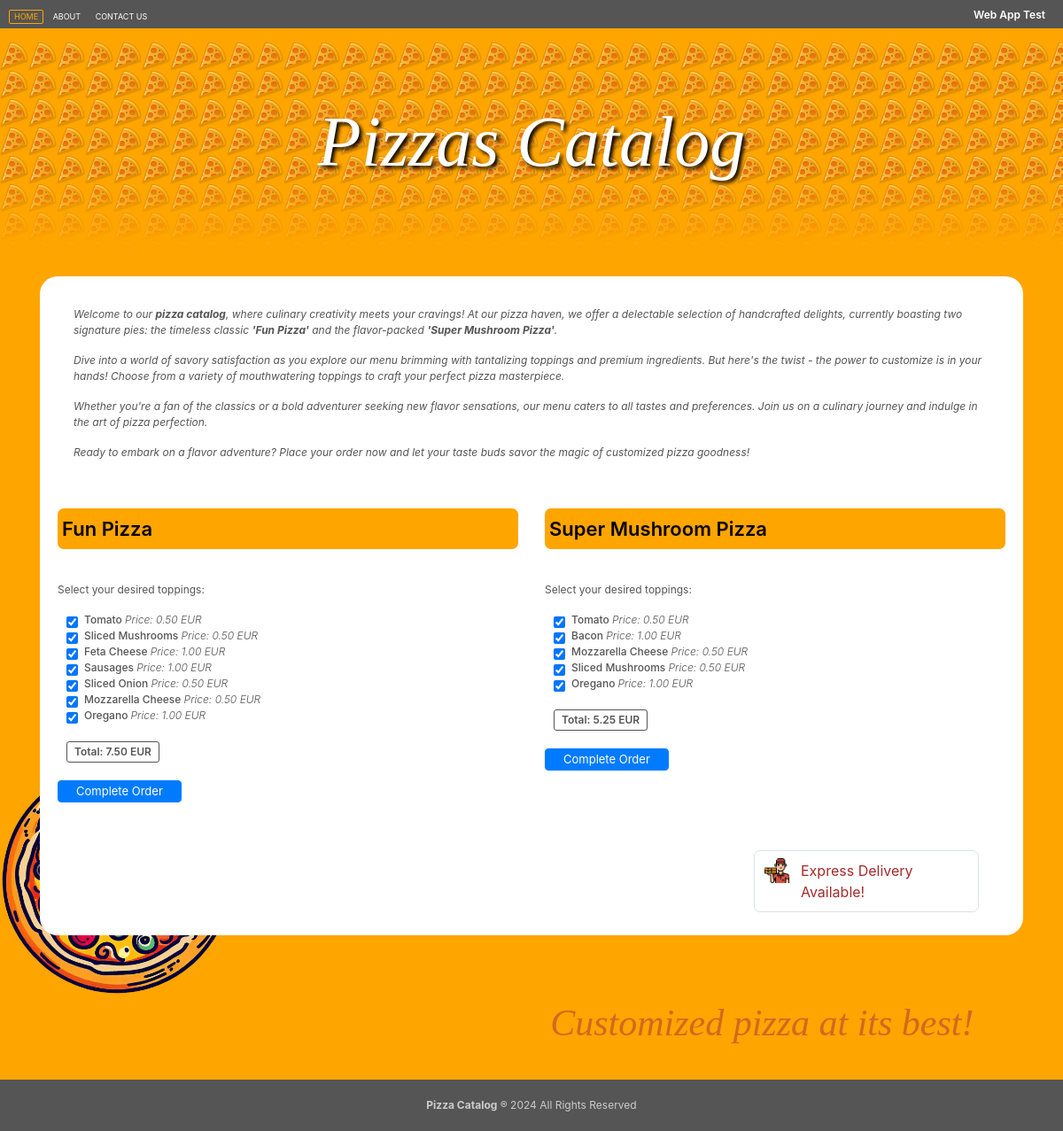
The page / on the database its author committed.
### tables this page shows
CREATE TABLE `pizzas` (
    `id` INT AUTO_INCREMENT PRIMARY KEY,
    `name` VARCHAR(50) NOT NULL,
    `order_id` INT DEFAULT 0
);

CREATE TABLE `ingredients` (
    `id` INT AUTO_INCREMENT PRIMARY KEY,
    `name` VARCHAR(50) NOT NULL,
    `cost` FLOAT(10,2) DEFAULT 0
);

### src/database.php (called while the page is built, shortened)
<?php
class Database {
    private $host = 'db';
    private $username = 'admin';
    private $password = 'admin';
    private $database = 'db';
    private $connection;
    private $currency = ' EUR';
    public function __construct() {
        $this->connection = new mysqli($this->host, $this->username, $this->password, $this->database);
        return $this->connection;
    }
    public function getConnection() {
        return $this->connection;
    }
    public function getPizzas()
    {
        $pizzas = [];
        $query  = 'SELECT `id`, `name` FROM `pizzas` ORDER BY `order_id` ASC';
        $conn   = $this->getConnection();
        $result = $conn->query($query);
        if ($result->num_rows > 0) {
            $pizzas = $result->fetch_all(MYSQLI_ASSOC);
        }
        return $pizzas;
    }
    public function getIngredientsByPizza(
        $pizza_id = null
    ) {
        $ingredientsByPizza = [];
        $query  = "SELECT   `i`.`id`, `i`.`name`, `i`.`cost`
                FROM        `pizza_ingredients` as `pi`
                JOIN        `ingredients` as `i` ON `pi`.`ingredient_id` = `i`.`id`
                WHERE       `pi`.`pizza_id` = {$pizza_id}
                ORDER BY    `pi`.`order_id` ASC";
        $conn   = $this->getConnection();
        $result = $conn->query($query);
        if ($result->num_rows > 0) {
            $ingredientsByPizza = $result->fetch_all(MYSQLI_ASSOC);
        }
        if (!empty($ingredientsByPizza)) {
            foreach ($ingredientsByPizza as $key => $ingredient) {
                $ingredientsByPizza[$key]['formatted_cost'] = number_format($ingredient['cost'], 2) . $this->currency;
            }
        }
      return $ingredientsByPizza;
    }
}

### src/base.php (the view, shortened to what this page needs)
<?php
require_once('database.php');
function getPizzas()
{
    $model  = new Database();
    $pizzas = $model->getPizzas();
    if (!empty($pizzas)) {
        foreach ($pizzas as $pizza)
        {
            $ingredients = getIngredients($pizza['id']);
            $pizzaId    = 'pizza_' . $pizza['id'];
            $pizzaName  = htmlspecialchars($pizza['name']);
            echo <<<HTML
                <div class="col-sm-6 pizza" id="$pizzaId">
                    <h3 class="pizza_name">$pizzaName</h3>
                    <p>Select your desired toppings:</p>
            HTML;
            getIngredientsList($ingredients, $pizza['id']);
            echo <<<HTML
                    <p class="total_label">Total: <span class="total" data-id="$pizzaId"></span> EUR</p>
                    <br /><button type="button" class="btn btn-primary pizza-order" data-id="$pizzaId">Complete Order</button>
                </div>
            HTML;
        }
    }
}
function getIngredients(
    $pizzaId = null
): array {
    $ingredients = [];
    $model = new Database();
    $ingredientsByPizza = $model->getIngredientsByPizza($pizzaId);
    if (!empty($ingredientsByPizza)) {
        $ingredients = $ingredientsByPizza;
    }
    return $ingredients;
}
function getIngredientsList(
    $ingredientsByPizza = null,
    $pizzaId = null
): void {
    foreach ($ingredientsByPizza as $ingredient)
    {
        $id = $ingredient['id'];
        $pizzaCheckboxId    = 'pizza_' . $pizzaId . '_' . $id;
        $ingredientName     = htmlspecialchars($ingredient['name']);
        $formattedCost      = htmlspecialchars($ingredient['formatted_cost']);
        echo <<<HTML
            <div class="form-check">
                <input type="checkbox" class="form-check-input" id="$pizzaCheckboxId" name="ingredient" value="$id" data-parent="$pizzaId" data-cost="{$ingredient['cost']}" checked>
                <label class="form-check-label ing_label" for="$pizzaCheckboxId">
                    $ingredientName <span class="ing_price">Price: $formattedCost</span>
                </label>
            </div>
        HTML;
    }
}

### src/index.php (shortened to what this page needs)
<?php
require_once('base.php');
?>
<!DOCTYPE html>
<html lang="en">
<head>
    <link rel="stylesheet" href="https://stackpath.bootstrapcdn.com/bootstrap/4.3.1/css/bootstrap.min.css"
>
    <link rel="stylesheet" href="styles/styles.css" />
</head>
<body>
    <ul id="nav">
       <li><a href="/" class="active">Home</a></li>
       <li><a href="/">About</a></li>
       <li><a href="/">Contact Us</a></li>
       <li>Web App Test</li>
    </ul>
    <div id="header" class="jumbotron text-center">
        <h1>Pizzas Catalog</h1>
        <div id="gradient-overlay"></div>
    </div>
    <div class="container">
        <div id="body_wrapper">
            <div id="catalog">
                <div id="intro_wrapper" class="row">
                    <div id="intro">
                        <p>Welcome to our <strong>pizza catalog</strong>, where culinary creativity meets your cravings! At our pizza haven,
                            we offer a delectable selection of handcrafted delights, currently boasting two signature pies:
                            the timeless classic <strong>'Fun Pizza'</strong> and the flavor-packed <strong>'Super Mushroom Pizza'</strong>.</p>
                        <p>Dive into a world of savory satisfaction as you explore our menu brimming with tantalizing toppings and premium
                            ingredients. But here's the twist - the power to customize is in your hands! Choose from a variety of mouthwatering
                            toppings to craft your perfect pizza masterpiece.</p>
                        <p>Whether you're a fan of the classics or a bold adventurer seeking new flavor sensations, our menu caters to all
                            tastes and preferences. Join us on a culinary journey and indulge in the art of pizza perfection.</p>
                        <p>Ready to embark on a flavor adventure? Place your order now and let your taste buds savor the magic of
                            customized pizza goodness!</p>
                    </div>
                </div>
                <div class="row">
                    <?php getPizzas(); ?>
                </div>
            </div>
            <div id="delivery" class="container-xxl text-success border mt-2">
                Express Delivery Available!
            </div>
        </div>
        <div id="slogan">
            Customized pizza at its best!
        </div>
    </div>
    <div id="footer" class="text-center">
        <strong>Pizza Catalog</strong> &#174; 2024 All Rights Reserved
    </div>
</body>
</html>

### src/styles/styles.css (style rules this page uses)
html { margin: 0; padding: 0; font-family: Robot, sans-serif; }
body { background: orange url(../images/pizza.png) left 85% no-repeat; background-size: 22vw; padding: 0; }
ul#nav { background-color: #555; padding: 4px 10px; display: block; color: white; }
ul#nav li { display: inline-block; list-style-type: none; margin: 0; padding: 0; }
ul#nav li a { color: white; text-decoration: none; display: inline-block; width: 100%; margin: 0; padding: 0px 5px; font-size: 9px; text-transform: uppercase; border: solid 1px transparent; }
ul#nav li a.active, ul#nav li a:hover { border: solid 1px orange; border-radius: 2px; color: orange; }
ul#nav li:last-child { text-align: right; float: right; padding: 4px 10px; font-size: 12px; font-weight: 600; }
#header { position: relative; background: url(../images/slice_sm_0.5.png); }
#header h1 { font-style: italic; font-family: 'Times New Roman', Times, serif; font-size: 80px; text-shadow: 3px 3px 4px rgba(0, 0, 0, 1); color: white; }
#gradient-overlay { position: absolute; left: 0; width: 100%; height: 80px; background: linear-gradient(to bottom, rgba(255, 165, 0, 0) 0%, rgba(255, 165, 0, 3) 102%); bottom: 0; }
#body_wrapper { position: relative; background-color: white; border-radius: 20px; padding: 34px 20px 150px; }
#intro_wrapper { display: flex; justify-content: center; align-items: center; }
#intro { color: #555; text-align: left; max-width: 94%; font-style: italic; font-size: 12px; padding: 0 0 38px; }
div.pizza { color: #555; text-align: left; max-width: 94%; font-size: 12px; }
div.pizza h3 { font-style: initial; color: initial; }
div.pizza .form-check { margin: 0 0 0 10px; }
.btn { padding: 2px 20px; font-size: 13px; }
.pizza_name { margin-bottom: 7%; background: orange url(../images/slice.png) 112% no-repeat; padding: 10px 5px; border-radius: 7px; font-size: 22px; font-weight: 600; }
.ing_label { text-transform: capitalize; font-weight: 500; }
.ing_price { font-weight: 300; font-style: italic; }
.total_label { font-weight: 600; margin: 20px 10px 20px; border: solid 1px; border-radius: 3px; padding: 2px 8px; display: inline-block; }
#delivery { background: white url(../images/delivery.png) 10px 7px no-repeat; background-size: 30px; padding: 10px 0 10px 52px; color: brown !important; width: 254px; border-radius: 7px; position: absolute; right: 50px; bottom: 26px; }
#slogan { font-style: italic; font-family: 'Times New Roman', Times, serif; font-size: 42px; position: relative; top: 68px; text-align: right; color: chocolate; right: 5%; }
#footer { background-color: #555555; color: #cccccc; font-size: 12px; padding: 20px 0; margin: 100px 0 0; }

### rows shown on the page
pizzas: name "Fun Pizza"
ingredients: name "Tomato", formattedCost "0.50 EUR"
ingredients: name "Sliced Mushrooms", formattedCost "0.50 EUR"
ingredients: name "Feta Cheese", formattedCost "1.00 EUR"
ingredients: name "Sausages", formattedCost "1.00 EUR"
ingredients: name "Sliced Onion", formattedCost "0.50 EUR"
ingredients: name "Mozzarella Cheese", formattedCost "0.50 EUR"
ingredients: name "Oregano", formattedCost "1.00 EUR"
pizzas: name "Super Mushroom Pizza"
ingredients: name "Bacon", formattedCost "1.00 EUR"
